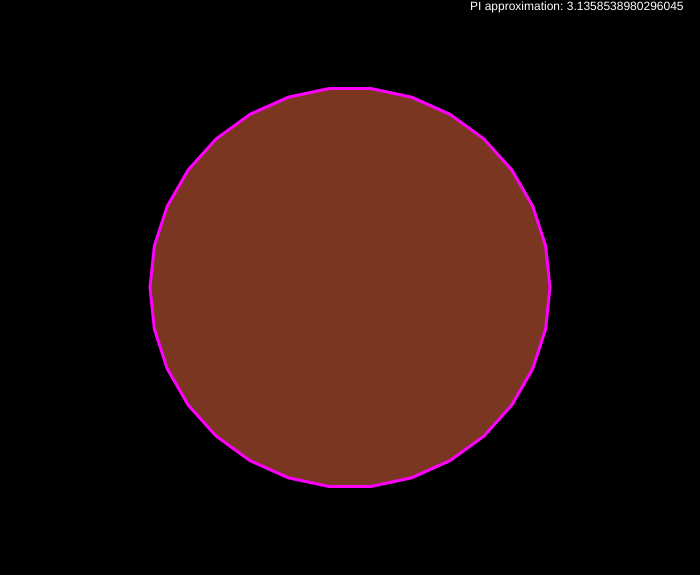
Frame 1 (no input)
Frame 2 (the mouse pressed at the canvas centre, redrawn once): identical to frame 1, image omitted

The p5.js sketch that drew this single still picture (run headless with seeded random() and noise() and a simulated clock; the mouse was pressed at the canvas centre and the sketch redrawn once):

// p5.js sketch
// ── sketch.js
let center;
let pi;
// initiating the center and pi variables 

const circleRaius = 200;
// radius of the circle 

let circlePoints = [];
// collection of points that the circle pass through 

let circumference = 0;
// circumference of the circle 

let slider;
// slider object for contorlling the number of triangles inside the circle 


function setup() {
  createCanvas(700, 575);
  // creating the canvas 

  center = [width / 2, height / 2];
  slider = createSlider(3, 500, 30, 1);
  slider.style("width", `${width}px`);
  // initiating the coordinates of center of the circle and slider 

  slider.input(drawTriangles);
  // adding an event listener function 

  angleMode(DEGREES);
  // setting the angle mode to degrees 

  noLoop();
  // disabling continous rendering to save energy
}

function drawTriangles() {
  background(0);
  // resetting the background

  circlePoints = [];
  circumference = 0;
  pi = 0
  // resetting the collection of points that the circle pass through  

  const noOfTriangles = slider.value();
  // getting the number of triangles to render 

  circle(center[0], center[1], circleRaius * 2);
  // rendering a circle to show the actual circle in the background 


  beginShape();
  // starting the shape 

  fill(123, 54, 34);
  stroke(255, 0, 255);
  strokeWeight(3);


  for (let i = 0; i <= 360; i += (360 / noOfTriangles)) {
    const x = center[0] + cos(i) * circleRaius;
    const y = center[1] + sin(i) * circleRaius;
    // getting the coordinates of the points of triangle 

    circlePoints.push([x, y]);
    // adding the point to the collection of points 
  }

  vertex(circlePoints[0][0], circlePoints[0][1]);
  for (let index = 1; index < circlePoints.length; index++) {
    const point = circlePoints[index];
    const previousPoint = circlePoints[index - 1];
    // getting the current and previous points    

    circumference += dist(previousPoint[0], previousPoint[1], point[0], point[1]);
    // calculating the circumference 
    vertex(point[0], point[1])
  }

  endShape();

  /* 
  circumference = 2* PI * RADIUS
  Dividing both side by 2 * RADIUS we get,
  PI = circumference / (2 * RADIUS)
  */

  fill(255, 255, 255);
  stroke(0, 0, 0);
  strokeWeight(1);
  // resetting the stroke

  pi = circumference / (2 * circleRaius);
  // calculating pi 

  text(`PI approximation: ${pi}`, width - 230, 10);
  // rendering the value of pi to screen 

  redraw();
  // redrawing the circle 

}

function draw() {
  drawTriangles(50);
  // drawing the triangles 
}
